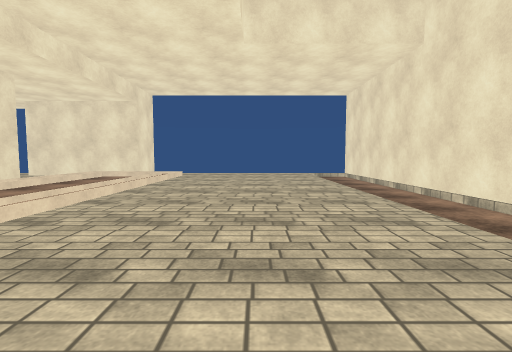
View 1 (above)

17 first-person views from a walk through a 3-D level made in the Unity game engine. The camera is 1.3 m above the floor, tilts 4° down and sees 85° across. The floor is counted in squares, 2 m on a side. Each view is taken from the middle of a square. On the plan, view 1 faces up. The plan holds only what a view shows up to about 9 squares ahead; the rest is blank. The place goes on beyond the plan. Surface patterns are stand-ins for the level's own textures.

View 2
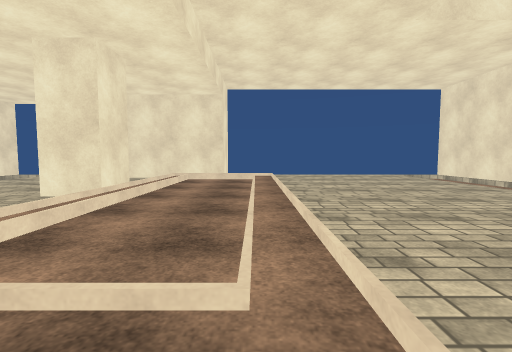

View 3
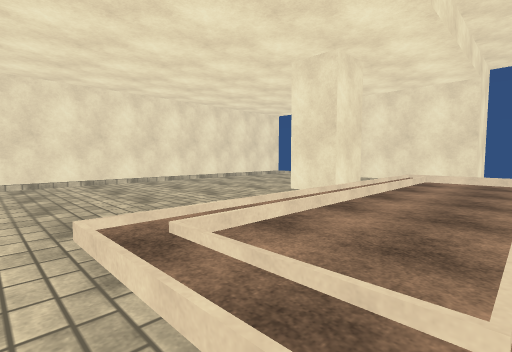

View 4
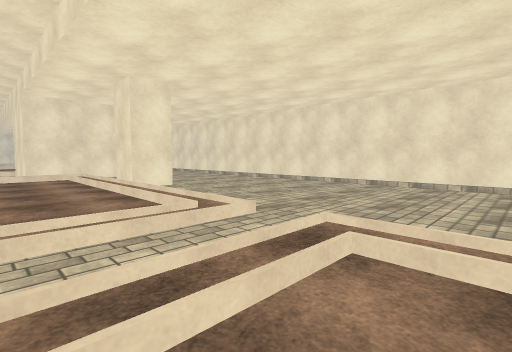

View 5
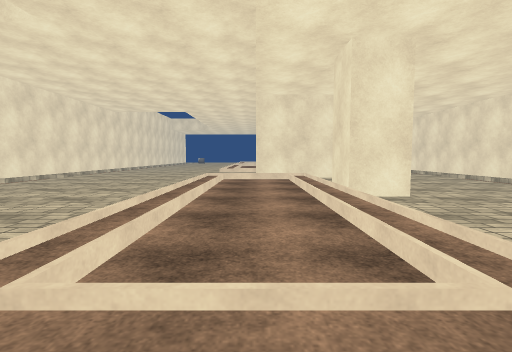

View 6
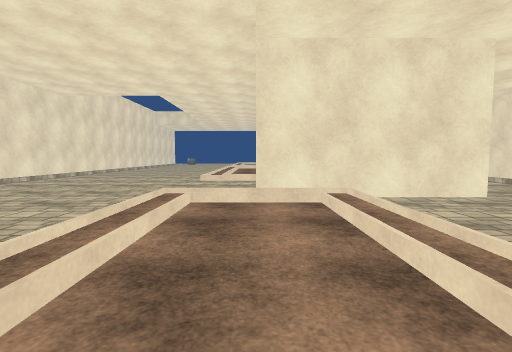

View 7
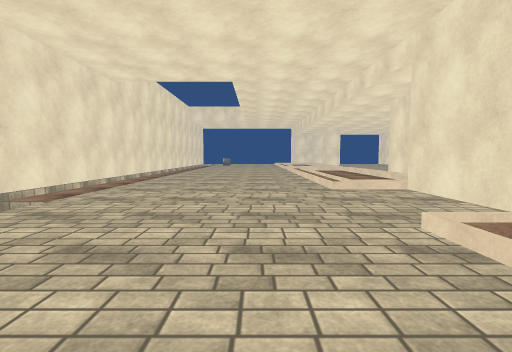

View 8
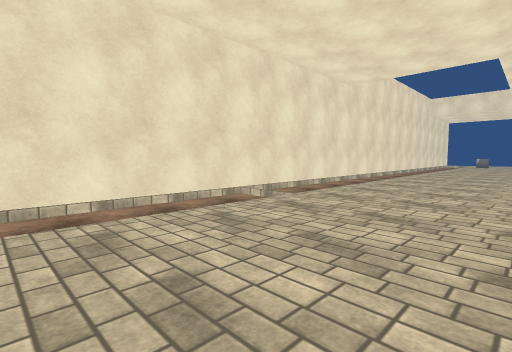

View 9
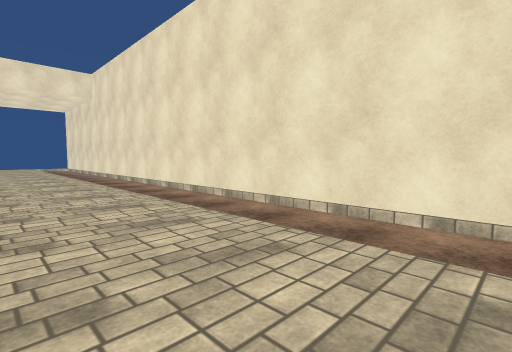

View 10
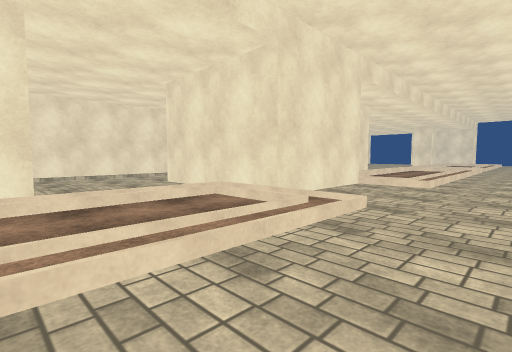

View 11
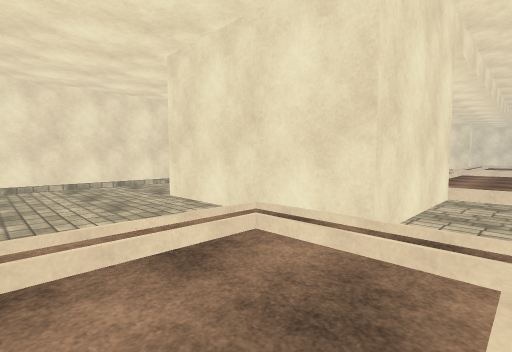

View 12
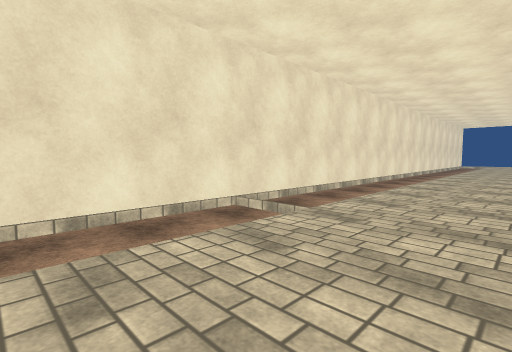

View 13
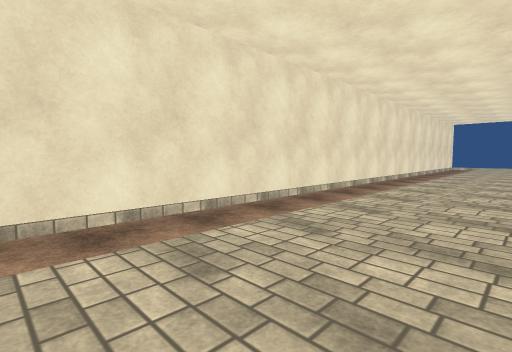

View 14
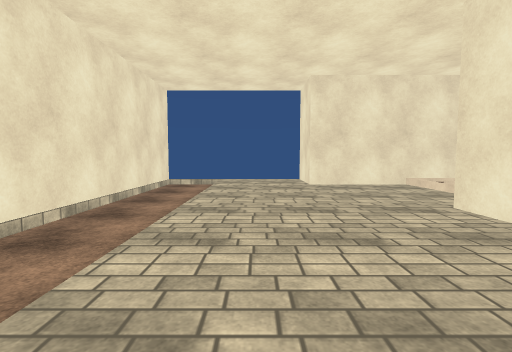

View 15
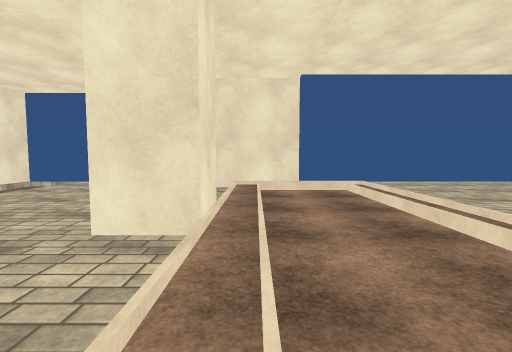

View 16
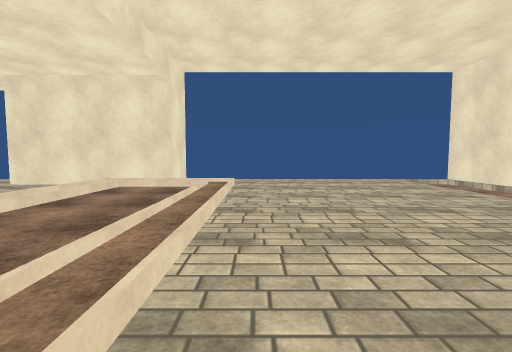

View 17
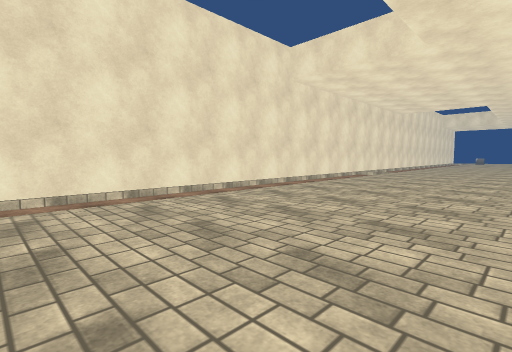

### Floor plan
Key: @ floor where view 1 was taken; # wall or solid block; . main floor; - floor 0.25 m lower than the main floor; / step, stairs or slope.
Columns run from 12 left of view 1 to 4 right of it. Each row starts with its distance up from view 1.
 11 ##  ##  #      ##
 10 #-/..#### ..../-#
  9 #-/....///..../-#
  8 #-/...././..../-#
  7 #-/...././..../-#
  6 #-/...#/./..../-#
  5 #-/...././..../-#
  4 # /...././..../-#
  3 # /...././..../-#
  2 # /....///..../-#
  1 # /.........../-#
  0 #-/....///..@./-#
 -1 #-/...././..../-#
 -2 #-/...././..../-#
 -3 #-/...././..../-#
 -4 #-/...#/./..../-#
 -5 #-/...././..../-#
 -6 #-/...././..../-#
 -7 #-/....///..../-#
 -8 #-/..####...../-#
 -9 #-/..#  #...../-#
-10 #-/..####...../-#
-11 #-/....///..../-#
-12 #-/...././..../-#
-13 # /...././..../-#
-14       #/./..../-#

Positions as (right, up) in squares from view 1, and headings:
1: (0, 0), facing up
2: (-3, 1), facing up
3: (-3, 1), facing up-left
4: (-3, 3), facing down-left
5: (-4, 1), facing down
6: (-4, -3), facing down
7: (-1, -5), facing down
8: (-1, -5), facing down-right
9: (0, -7), facing up-right
10: (-1, -14), facing up-left
11: (-3, -13), facing up-left
12: (-8, -12), facing up-left
13: (-8, -9), facing up-left
14: (-9, 3), facing up
15: (-5, 3), facing up
16: (-2, 3), facing up
17: (-2, 3), facing down-right
